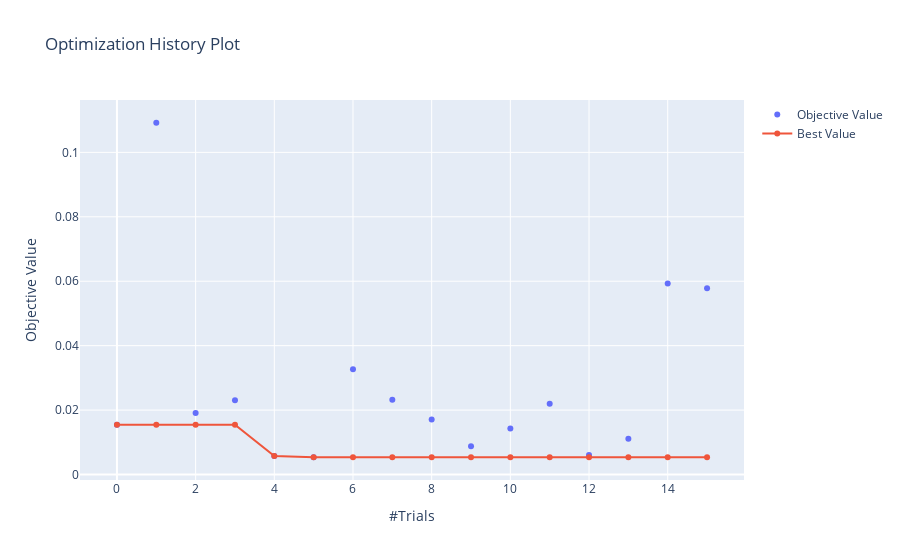

The cell this chart's notebook holds for it:
### Code cell
optuna.visualization.plot_optimization_history(study_1)

### Figure 1 — Plotly figure (JSON) as saved in the notebook; plotly's stock layout.template omitted (floating-point values rounded to 4 significant figures)
{"data": [{"mode": "markers", "name": "Objective Value", "type": "scatter", "x": [0, 1, 2, 3, 4, 5, 6, 7, 8, 9, 10, 11, 12, 13, 14, 15], "y": [0.01546, 0.1092, 0.01912, 0.02305, 0.005761, 0.005366, 0.03268, 0.02323, 0.01708, 0.008819, 0.01429, 0.022, 0.006055, 0.01111, 0.05931, 0.0578]}, {"name": "Best Value", "type": "scatter", "x": [0, 1, 2, 3, 4, 5, 6, 7, 8, 9, 10, 11, 12, 13, 14, 15], "y": [0.01546, 0.01546, 0.01546, 0.01546, 0.005761, 0.005366, 0.005366, 0.005366, 0.005366, 0.005366, 0.005366, 0.005366, 0.005366, 0.005366, 0.005366, 0.005366]}], "layout": {"title": {"text": "Optimization History Plot"}, "xaxis": {"title": {"text": "#Trials"}}, "yaxis": {"title": {"text": "Objective Value"}}}}
